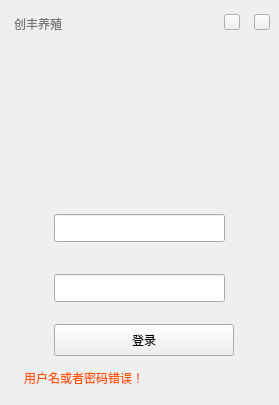
<?xml version="1.0" encoding="UTF-8"?>
<ui version="4.0">
 <class>QtLoginWidget</class>
 <widget class="QWidget" name="QtLoginWidget">
  <property name="geometry">
   <rect>
    <x>0</x>
    <y>0</y>
    <width>279</width>
    <height>405</height>
   </rect>
  </property>
  <property name="windowTitle">
   <string>登录</string>
  </property>
  <layout class="QVBoxLayout" name="verticalLayout">
   <property name="spacing">
    <number>0</number>
   </property>
   <property name="leftMargin">
    <number>4</number>
   </property>
   <property name="topMargin">
    <number>4</number>
   </property>
   <property name="rightMargin">
    <number>4</number>
   </property>
   <property name="bottomMargin">
    <number>4</number>
   </property>
   <item>
    <widget class="QWidget" name="login_title" native="true">
     <widget class="QLabel" name="label">
      <property name="geometry">
       <rect>
        <x>10</x>
        <y>10</y>
        <width>61</width>
        <height>20</height>
       </rect>
      </property>
      <property name="styleSheet">
       <string notr="true">color:#747678</string>
      </property>
      <property name="text">
       <string>创丰养殖</string>
      </property>
     </widget>
     <widget class="QPushButton" name="login_close_btn">
      <property name="geometry">
       <rect>
        <x>250</x>
        <y>10</y>
        <width>16</width>
        <height>16</height>
       </rect>
      </property>
      <property name="toolTip">
       <string>关闭</string>
      </property>
      <property name="text">
       <string/>
      </property>
     </widget>
     <widget class="QStackedWidget" name="stackedWidget">
      <property name="geometry">
       <rect>
        <x>10</x>
        <y>30</y>
        <width>251</width>
        <height>361</height>
       </rect>
      </property>
      <property name="currentIndex">
       <number>0</number>
      </property>
      <widget class="QWidget" name="page">
       <widget class="QLabel" name="login_logo">
        <property name="geometry">
         <rect>
          <x>60</x>
          <y>10</y>
          <width>128</width>
          <height>128</height>
         </rect>
        </property>
        <property name="text">
         <string/>
        </property>
       </widget>
       <widget class="QLineEdit" name="user_Edit">
        <property name="geometry">
         <rect>
          <x>40</x>
          <y>180</y>
          <width>171</width>
          <height>28</height>
         </rect>
        </property>
       </widget>
       <widget class="QLineEdit" name="password_Edit">
        <property name="geometry">
         <rect>
          <x>40</x>
          <y>240</y>
          <width>171</width>
          <height>28</height>
         </rect>
        </property>
       </widget>
       <widget class="QLabel" name="label_2">
        <property name="geometry">
         <rect>
          <x>36</x>
          <y>210</y>
          <width>180</width>
          <height>1</height>
         </rect>
        </property>
        <property name="styleSheet">
         <string notr="true">background-color: rgb(240, 240, 240);</string>
        </property>
        <property name="text">
         <string/>
        </property>
       </widget>
       <widget class="QLabel" name="label_3">
        <property name="geometry">
         <rect>
          <x>36</x>
          <y>270</y>
          <width>180</width>
          <height>1</height>
         </rect>
        </property>
        <property name="styleSheet">
         <string notr="true">background-color: rgb(240, 240, 240);</string>
        </property>
        <property name="text">
         <string/>
        </property>
       </widget>
       <widget class="QPushButton" name="login_btn">
        <property name="geometry">
         <rect>
          <x>40</x>
          <y>290</y>
          <width>180</width>
          <height>32</height>
         </rect>
        </property>
        <property name="text">
         <string>登录</string>
        </property>
       </widget>
       <widget class="QLabel" name="error_lab">
        <property name="geometry">
         <rect>
          <x>10</x>
          <y>330</y>
          <width>231</width>
          <height>28</height>
         </rect>
        </property>
        <property name="styleSheet">
         <string notr="true">color: rgb(255, 85, 0);</string>
        </property>
        <property name="text">
         <string>用户名或者密码错误！</string>
        </property>
       </widget>
      </widget>
      <widget class="QWidget" name="page_2">
       <widget class="QLineEdit" name="port_Edit">
        <property name="geometry">
         <rect>
          <x>40</x>
          <y>120</y>
          <width>171</width>
          <height>28</height>
         </rect>
        </property>
       </widget>
       <widget class="QLineEdit" name="servce_ip">
        <property name="geometry">
         <rect>
          <x>40</x>
          <y>60</y>
          <width>171</width>
          <height>28</height>
         </rect>
        </property>
       </widget>
       <widget class="QLabel" name="label_4">
        <property name="geometry">
         <rect>
          <x>36</x>
          <y>90</y>
          <width>180</width>
          <height>1</height>
         </rect>
        </property>
        <property name="styleSheet">
         <string notr="true">background-color: rgb(240, 240, 240);</string>
        </property>
        <property name="text">
         <string/>
        </property>
       </widget>
       <widget class="QLabel" name="label_5">
        <property name="geometry">
         <rect>
          <x>36</x>
          <y>150</y>
          <width>180</width>
          <height>1</height>
         </rect>
        </property>
        <property name="styleSheet">
         <string notr="true">background-color: rgb(240, 240, 240);</string>
        </property>
        <property name="text">
         <string/>
        </property>
       </widget>
      </widget>
     </widget>
     <widget class="QPushButton" name="servce_set_btn">
      <property name="geometry">
       <rect>
        <x>220</x>
        <y>10</y>
        <width>16</width>
        <height>16</height>
       </rect>
      </property>
      <property name="toolTip">
       <string>设置</string>
      </property>
      <property name="text">
       <string/>
      </property>
     </widget>
    </widget>
   </item>
  </layout>
 </widget>
 <resources/>
 <connections/>
</ui>
